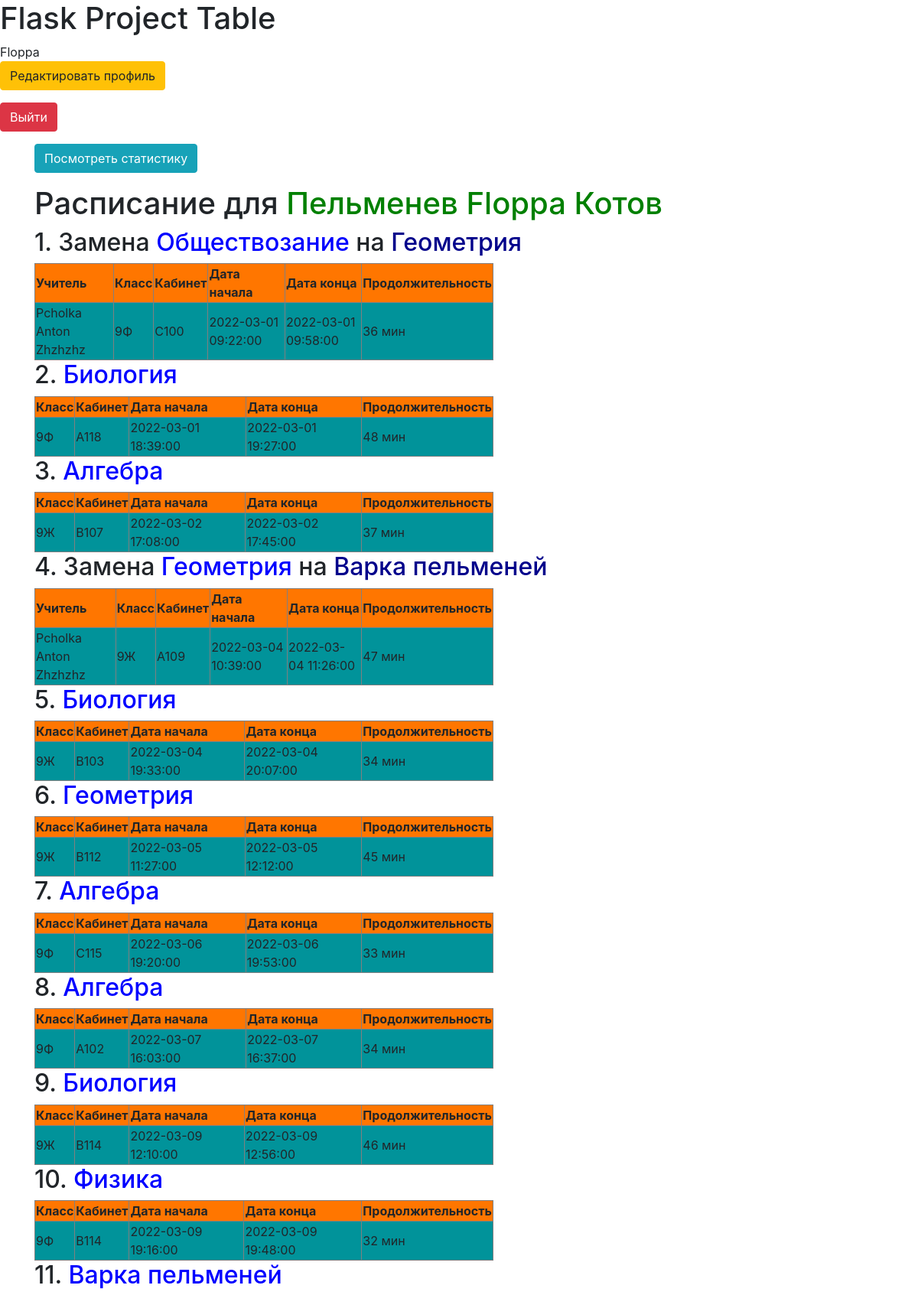
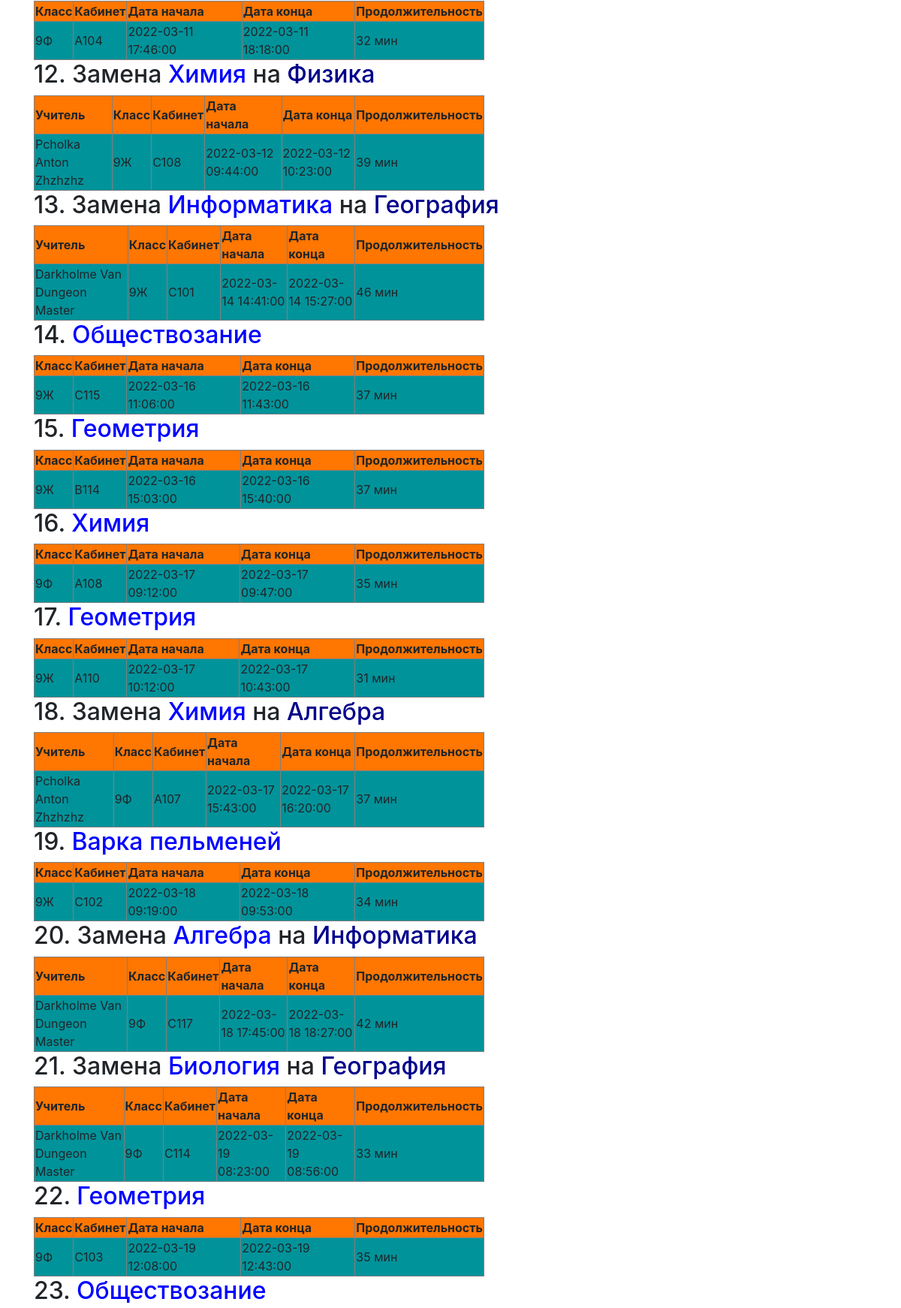
Page / (signed in, upper part) on the committed database (2 pictures, top to bottom).
### tables this page shows
CREATE TABLE users (
	id INTEGER NOT NULL, 
	name VARCHAR, 
	surname VARCHAR, 
	patronymic VARCHAR, 
	grade VARCHAR, 
	email VARCHAR, 
	hashed_password VARCHAR, 
	modified_date DATETIME, 
	access_level INTEGER, 
	token VARCHAR, 
	PRIMARY KEY (id), 
	UNIQUE (token)
);

CREATE TABLE lessons (
	id INTEGER NOT NULL, 
	topic VARCHAR, 
	grade VARCHAR, 
	teacher INTEGER, 
	cabinet VARCHAR, 
	start_date DATETIME, 
	end_date DATETIME, 
	PRIMARY KEY (id), 
	FOREIGN KEY(teacher) REFERENCES users (id)
);

CREATE TABLE replacements (
	id INTEGER NOT NULL, 
	lesson INTEGER, 
	topic VARCHAR, 
	grade VARCHAR, 
	teacher INTEGER, 
	cabinet VARCHAR, 
	start_date DATETIME, 
	end_date DATETIME, 
	PRIMARY KEY (id), 
	FOREIGN KEY(lesson) REFERENCES lessons (id), 
	FOREIGN KEY(teacher) REFERENCES users (id)
);

### app.py (the view)
@app.route('/')
def base():
    param = {}
    file = "show_user.html"
    if current_user.is_authenticated:
        db_sess = db_session.create_session()
        user = db_sess.query(User).filter(User.id == current_user.id).first()
        if user.access_level == 1:
            param = param_for_user()
            file = "show_user.html"
        elif user.access_level == 2:
            param = param_for_teacher()
            file = "show_teacher.html"
        elif user.access_level == 3:
            param = param_for_admin()
            file = "show_admin.html"
    return render_template(file, **param)

### app.py (called while the page is built)
def sort_lessons(x):
    db_sess = db_session.create_session()
    rep = db_sess.query(Replacement).filter(Replacement.lesson == x["id"]).first()
    if rep is None:
        return datetime.datetime(year=int(x["start_date"].split()[0].split('-')[0]),
                                 month=int(x["start_date"].split()[0].split('-')[1]),
                                 day=int(x["start_date"].split()[0].split('-')[2]),
                                 hour=int(x["start_date"].split()[1].split(':')[0]),
                                 minute=int(x["start_date"].split()[1].split(':')[1]),
                                 second=int(x["start_date"].split()[1].split(':')[2]))
    return rep.start_date

def sort_replacements(x):
    return datetime.datetime(year=int(x["start_date"].split()[0].split('-')[0]),
                             month=int(x["start_date"].split()[0].split('-')[1]),
                             day=int(x["start_date"].split()[0].split('-')[2]),
                             hour=int(x["start_date"].split()[1].split(':')[0]),
                             minute=int(x["start_date"].split()[1].split(':')[1]),
                             second=int(x["start_date"].split()[1].split(':')[2]))

@login_manager.user_loader
def load_user(user_id):
    db_sess = db_session.create_session()
    return db_sess.query(User).get(user_id)

### data/sqlalchemy/db_session.py (called while the page is built)
def create_session() -> Session:
    global __factory
    return __factory()

### templates/show_teacher.html (shortened to what this page needs)
{% extends "base.html" %}
{% block content %}
    {% if current_user.is_authenticated %}
    <p>
        <a class="btn btn-info" href="/statistic">Посмотреть статистику</a>
    </p>
        <h1>Расписание для <font color="green">{{ grade }}</font></h1>
        {% for lesson in lessons %}
            {% if lesson["id"] in replaced %}
                <h2>{{ loop.index }}. Замена <font color="blue">{{ lesson["topic"] }}</font> на
                    <font color="darkblue">{{ replaced[lesson["id"]]["topic"] }}</font></h2>
                <table>
                    <tr>
                        <th style="background-color:#FF7600">Учитель</th>
                        <th style="background-color:#FF7600">Класс</th>
                        <th style="background-color:#FF7600">Кабинет</th>
                        <th style="background-color:#FF7600">Дата начала</th>
                        <th style="background-color:#FF7600">Дата конца</th>
                        <th style="background-color:#FF7600">Продолжительность</th>
                    </tr>
                    <tr>
                        <td style="background-color:#01939A">{{ replaced[lesson["id"]]["teacher"] }}</td>
                        <td style="background-color:#01939A">{{ replaced[lesson["id"]]["grade"] }}</td>
                        <td style="background-color:#01939A">{{ replaced[lesson["id"]]["cabinet"] }}</td>
                        <td style="background-color:#01939A">{{ replaced[lesson["id"]]["start_date"] }}</td>
                        <td style="background-color:#01939A">{{ replaced[lesson["id"]]["end_date"] }}</td>
                        <td style="background-color:#01939A">{{ replaced[lesson["id"]]["duration"] }} мин</td>
                    </tr>
                </table>
            {% else %}
                <h2>{{ loop.index }}. <font color="blue">{{ lesson["topic"] }}</font></h2>
                <table>
                    <tr>
                        <th style="background-color:#FF7600">Класс</th>
                        <th style="background-color:#FF7600">Кабинет</th>
                        <th style="background-color:#FF7600">Дата начала</th>
                        <th style="background-color:#FF7600">Дата конца</th>
                        <th style="background-color:#FF7600">Продолжительность</th>
                    </tr>
                    <tr>
                        <td style="background-color:#01939A">{{ lesson["grade"] }}</td>
                        <td style="background-color:#01939A">{{ lesson["cabinet"] }}</td>
                        <td style="background-color:#01939A">{{ lesson["start_date"] }}</td>
                        <td style="background-color:#01939A">{{ lesson["end_date"] }}</td>
                        <td style="background-color:#01939A">{{ lesson["duration"] }} мин</td>
                    </tr>
                </table>
            {% endif %}
        {% endfor %}
    {% else %}
        <h1>Войдите, чтобы увидить расписание</h1>
    {% endif %}
{% endblock %}

### templates/base.html (shortened to what this page needs)
<!DOCTYPE html>
<html lang="en">
<head>
    <link rel="stylesheet"
          href="https://stackpath.bootstrapcdn.com/bootstrap/4.4.1/css/bootstrap.min.css"
>
    <link rel="stylesheet" type="text/css"
          href="{{ url_for('static', filename='css/style.css') }}"/>
</head>
<body>
<h1>Flask Project Table</h1>
<nav>
    {% if current_user.is_authenticated %}
    {{ current_user.name }}
    <p>
        <a class="btn btn-warning" href="/user_edit/{{ current_user.id }}">Редактировать профиль</a>
    </p>
    <p>
        <a class="btn btn-danger" href="/logout">Выйти</a>
    </p>
    {% else %}
    <p>
        <a class="btn btn-success" href="/token">Войти</a>
    </p>
    {% endif %}
</nav>
<main role="main" class="container">
    {% block content %}{% endblock %}
</main>
</body>
</html>

### static/css/style.css (style rules this page uses)
table { border: 1px solid grey; }
th { border: 1px solid grey; }
td { border: 1px solid grey; }
table { width: 100%; }
table { width: 600px; }

### rows in the picture
users: name "Floppa"
lessons: topic "Обществозание", id "Pcholka Anton Zhzhzhz", start_date "2022-03-01 09:22:00", end_date "2022-03-01 09:58:00", id "36"
replacements: topic "Геометрия", grade "9Ф", cabinet "С100"
lessons: topic "Биология", grade "9Ф", cabinet "А118", start_date "2022-03-01 18:39:00", end_date "2022-03-01 19:27:00", duration "48"
lessons: topic "Алгебра", grade "9Ж", cabinet "B107", start_date "2022-03-02 17:08:00", end_date "2022-03-02 17:45:00", duration "37"
lessons: topic "Геометрия", id "Pcholka Anton Zhzhzhz", start_date "2022-03-04 10:39:00", end_date "2022-03-04 11:26:00", id "47"
replacements: topic "Варка пельменей", grade "9Ж", cabinet "А109"
lessons: topic "Биология", grade "9Ж", cabinet "B103", start_date "2022-03-04 19:33:00", end_date "2022-03-04 20:07:00", duration "34"
lessons: topic "Геометрия", grade "9Ж", cabinet "B112", start_date "2022-03-05 11:27:00", end_date "2022-03-05 12:12:00", duration "45"
lessons: topic "Алгебра", grade "9Ф", cabinet "С115", start_date "2022-03-06 19:20:00", end_date "2022-03-06 19:53:00", duration "33"
lessons: topic "Алгебра", grade "9Ф", cabinet "А102", start_date "2022-03-07 16:03:00", end_date "2022-03-07 16:37:00", duration "34"
lessons: topic "Биология", grade "9Ж", cabinet "B114", start_date "2022-03-09 12:10:00", end_date "2022-03-09 12:56:00", duration "46"
lessons: topic "Физика", grade "9Ф", cabinet "B114", start_date "2022-03-09 19:16:00", end_date "2022-03-09 19:48:00", duration "32"
lessons: topic "Варка пельменей", grade "9Ф", cabinet "А104", start_date "2022-03-11 17:46:00", end_date "2022-03-11 18:18:00", duration "32"
lessons: topic "Химия", id "Pcholka Anton Zhzhzhz", start_date "2022-03-12 09:44:00", end_date "2022-03-12 10:23:00", id "39"
replacements: topic "Физика", grade "9Ж", cabinet "С108"
lessons: topic "Информатика", id "Darkholme Van Dungeon Master", start_date "2022-03-14 14:41:00", end_date "2022-03-14 15:27:00", id "46"
replacements: topic "География", grade "9Ж", cabinet "С101"
lessons: topic "Обществозание", grade "9Ж", cabinet "С115", start_date "2022-03-16 11:06:00", end_date "2022-03-16 11:43:00", duration "37"
lessons: topic "Геометрия", grade "9Ж", cabinet "B114", start_date "2022-03-16 15:03:00", end_date "2022-03-16 15:40:00", duration "37"
lessons: topic "Химия", grade "9Ф", cabinet "А108", start_date "2022-03-17 09:12:00", end_date "2022-03-17 09:47:00", duration "35"
lessons: topic "Геометрия", grade "9Ж", cabinet "А110", start_date "2022-03-17 10:12:00", end_date "2022-03-17 10:43:00", duration "31"
lessons: topic "Химия", id "Pcholka Anton Zhzhzhz", start_date "2022-03-17 15:43:00", end_date "2022-03-17 16:20:00", id "37"
replacements: topic "Алгебра", grade "9Ф", cabinet "А107"
lessons: topic "Варка пельменей", grade "9Ж", cabinet "С102", start_date "2022-03-18 09:19:00", end_date "2022-03-18 09:53:00", duration "34"
lessons: topic "Алгебра", id "Darkholme Van Dungeon Master", start_date "2022-03-18 17:45:00", end_date "2022-03-18 18:27:00", id "42"
replacements: topic "Информатика", grade "9Ф", cabinet "С117"
lessons: topic "Биология", id "Darkholme Van Dungeon Master", start_date "2022-03-19 08:23:00", end_date "2022-03-19 08:56:00", id "33"
replacements: topic "География", grade "9Ф", cabinet "С114"
lessons: topic "Геометрия", grade "9Ф", cabinet "С103", start_date "2022-03-19 12:08:00", end_date "2022-03-19 12:43:00", duration "35"
lessons: topic "Обществозание"

### other values in the picture
{{ grade }} "Пельменев Floppa Котов"
